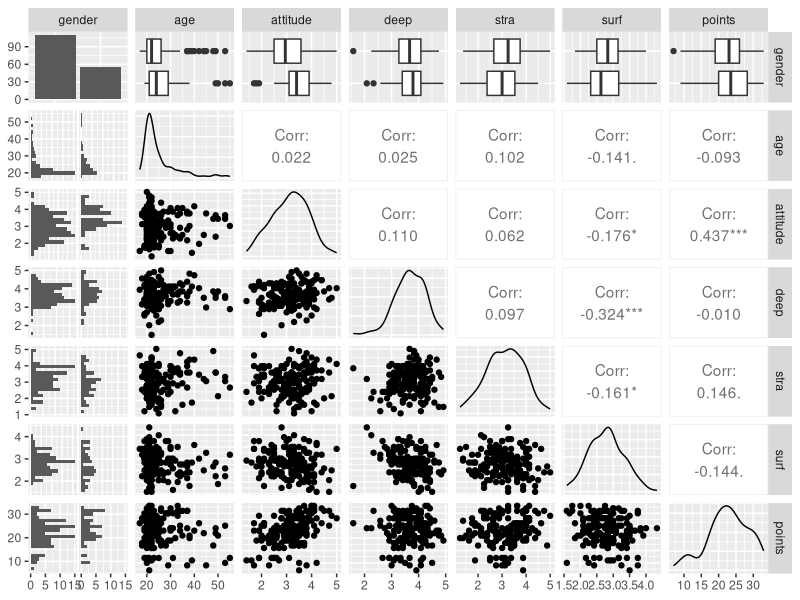
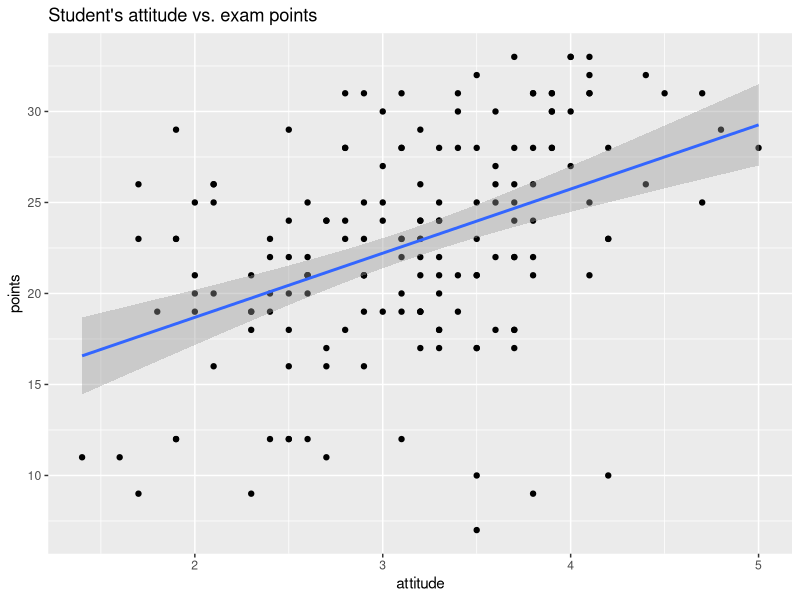
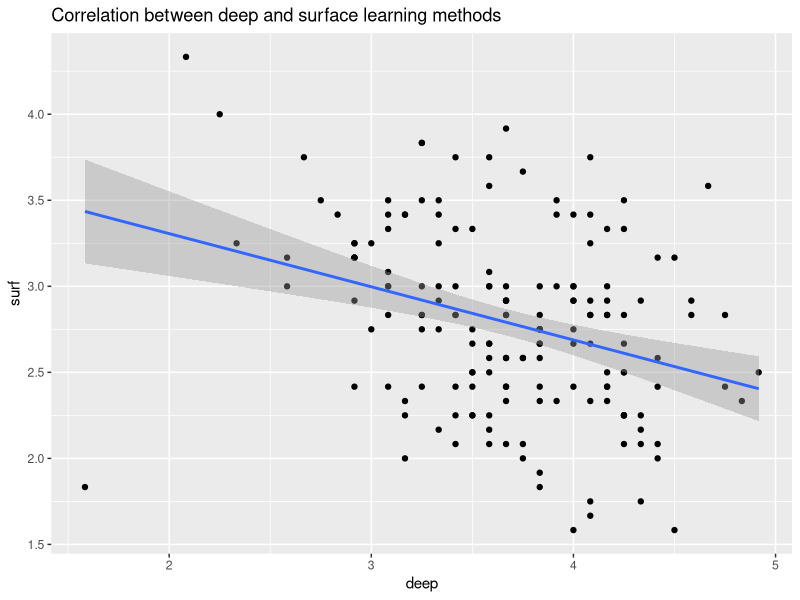
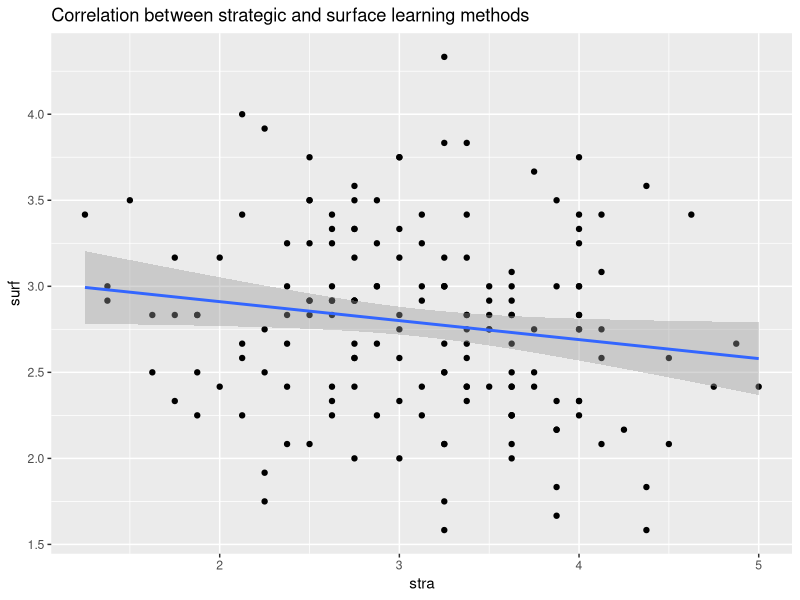

Source code (R) for these figures, in order:
## ---- chunk 1
date()
## ---- chunk 2
list.files()
student2014 <- read.csv("data2.csv", header = TRUE, sep = ",")
dim(student2014)
str(student2014)
## ---- chunk 3
library("ggplot2")
library("GGally")

ggpairs(student2014, lower = list(combo = wrap("facethist", bins = 20)))
## ---- chunk 4
#Access the gglot2 library
library(ggplot2)

# initialize plot with data and aesthetic mapping
p1 <- ggplot(student2014, aes(x = attitude, y = points))+
  geom_point()+
  geom_smooth(method = "lm")+
  ggtitle("Student's attitude vs. exam points")

p1

## ---- chunk 5
p2 <- ggplot(student2014, aes(x = deep, y = surf))+
  geom_point()+
  geom_smooth(method = "lm")+
  ggtitle("Correlation between deep and surface learning methods")

p2

## ---- chunk 6
p3 <- ggplot(student2014, aes(x = stra, y = surf))+
  geom_point()+
  geom_smooth(method = "lm")+
  ggtitle("Correlation between strategic and surface learning methods")

p3

